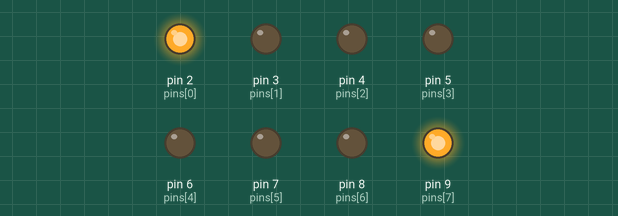
This sketch was run on a simulated Arduino Uno, built with avr-gcc and run on an emulated ATmega328P. Shown: output pins drawn as LEDs (lit = HIGH).

Above: at 0.05 s.
At 1.35 s:
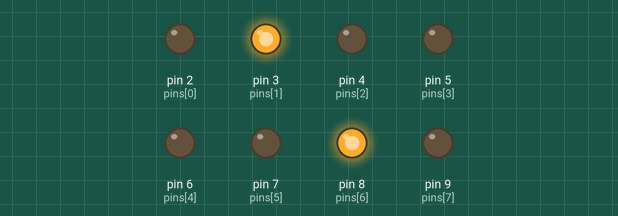
At 2.15 s:
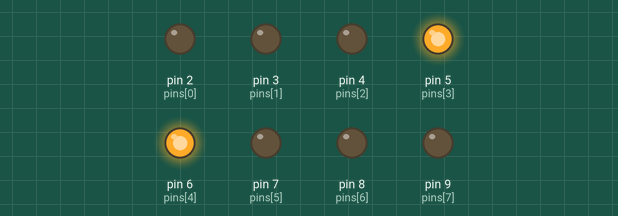
At 2.85 s:
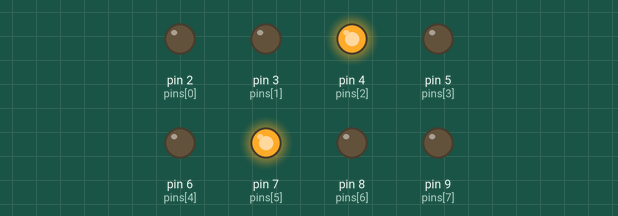
Timing chart, 0 to 3.1 s (numbered marks = the images above):
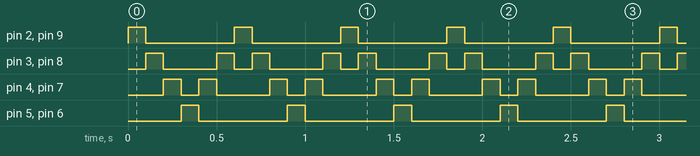

The sketch:

Exercise2_1.ino
```cpp
/*
  chaserlight from both sides

  This example is part of the Fritzing Creator Kit: www.fritzing.org/creator-kit.
*/

int pinCount=8;                        // declaring the integer variable pinCount
int pins[] = {2,3,4,5,6,7,8,9};          // declaring the array pins[]

void setup() {
  for (int i=0; i<pinCount; i=i+1){    // counting the variable i from 0 to 7
    pinMode(pins[i], OUTPUT);            // initialising the pin at index i of the array of pins as OUTPUT
  }
}

void loop() {
  for (int i=0; i<4; i=i+1){             // chasing right
    digitalWrite(pins[i], HIGH);         // switching the LED at position i on
    digitalWrite(pins[7-i], HIGH);       // switching the LED at position 7-i on
    delay(100);                          // stopping the program for 100 milliseconds
    digitalWrite(pins[i], LOW);          // switching the LED at position i off
    digitalWrite(pins[7-i], LOW);        // switching the LED at position 7-i off
  }
  for (int i=2; i>=1; i=i-1){            // chasing left (except the outer leds)
    digitalWrite(pins[i], HIGH);         // switching the LED at position i on
    digitalWrite(pins[7-i], HIGH);       // switching the LED at position 7-i on
    delay(100);                          // stopping the program for 100 milliseconds
    digitalWrite(pins[i], LOW);          // switching the LED at position i off
    digitalWrite(pins[7-i], LOW);        // switching the LED at position 7-i off
  }
}
```

Measured:
- by itself, pin 2 (pins[0]), pin 5 (pins[3]), pin 6 (pins[4]), pin 9 (pins[7]): alternates HIGH for 0.10 s and LOW for 0.50 s
- by itself, pin 3 (pins[1]), pin 8 (pins[6]): repeats every 0.60 s: LOW 0.30 s, HIGH 0.10 s, LOW 0.10 s, HIGH 0.10 s
- by itself, pin 4 (pins[2]), pin 7 (pins[5]): repeats every 0.60 s: LOW 0.10 s, HIGH 0.10 s, LOW 0.30 s, HIGH 0.10 s
